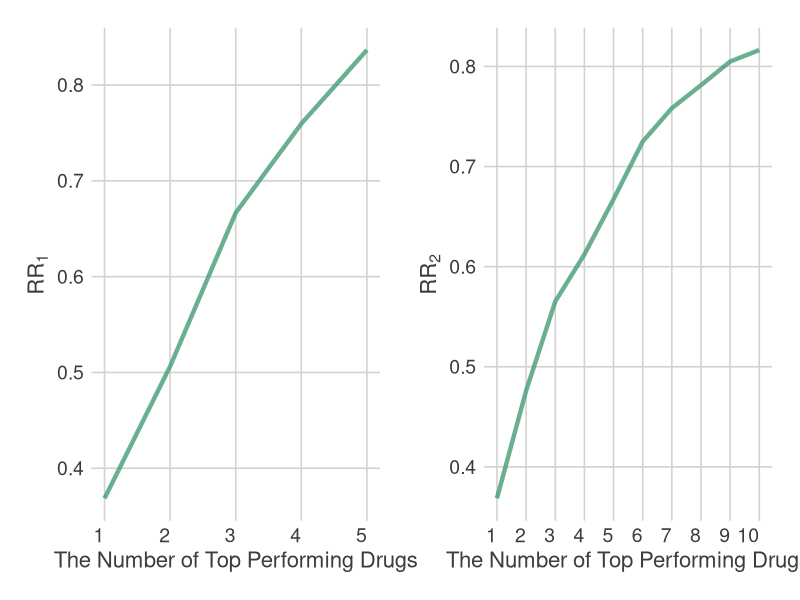
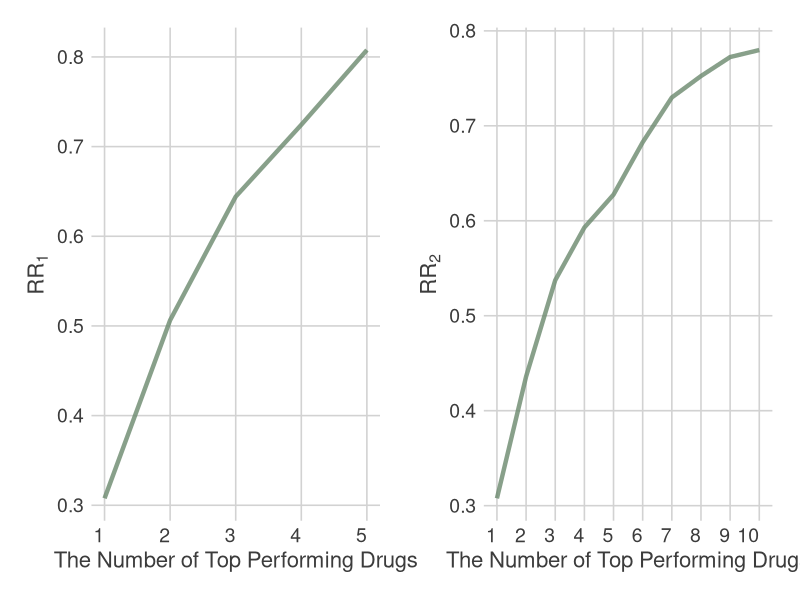
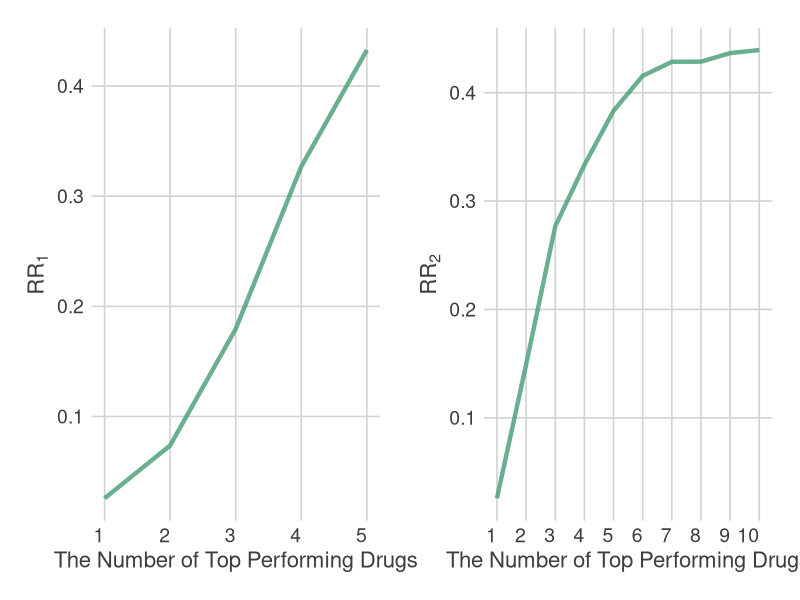

R code for these plots, in order:
setwd("./Plots/RR_plots")
library(tidyverse)
library(ggthemes)
library(patchwork)
# Read in Data
SR_df_new <- read.csv("SRMF_RRplots_new.csv")
SR_df_new <- SR_df_new[,-1]

AD_df_new <- read.csv("ADRML_RRplots_new.csv")
AD_df_new <- AD_df_new[,-1]

pdsp_df_new <- read.csv("PathDSP_RRplots_new_shuffled.csv")
pdsp_df_new <- pdsp_df_new[,-1]

Hi_df_new <- read.csv("HiDRA_RRplots_new_shuffled.csv")
Hi_df_new <- Hi_df_new[,-1]

PM_df_new <- read.csv("PM_RRplots_new_shuffled.csv")
PM_df_new <- PM_df_new[,-1]

plot_df_new <- rbind(SR_df_new,AD_df_new,pdsp_df_new,Hi_df_new, PM_df_new)
# data processing code
df_process_onlyWD <- function(df,split_set) {
  plot_df_processed <- df %>%
    separate(model, into = c("model_name", "cond", "split"), sep = "_") %>%
    # Filter for 'split' == 'md', 'cond' != 'nd', and 'm' == 10
    filter(split == split_set) %>%
    rename(Setting = cond) %>%
    mutate(model_name = recode(model_name,
                               'AD' = 'ADRML',
                               'Hi' = 'HiDRA',
                               'pdsp' = 'PathDSP',
                               'PM' = 'PaccMann',
                               'SR' = 'SRMF'),
           Setting = recode(Setting,
                            'pbfp' = 'PubChem Fingerprints',
                            '256b' = '256-bit Morgan Fingerprints',
                            '512b' = '512-bit Morgan Fingerprints',
                            '1024b' = '1024-bit Morgan Fingerprints',
                            's' = 'SMILES')
    ) %>% 
    mutate(model_setting = paste(model_name, Setting, sep = " "))

  return(plot_df_processed)
}

### create the only WD for the best method in each split
# mask-pairs
p_1 <- df_process_onlyWD(plot_df_new, "mp") %>% 
  filter(k <= 5, model_setting == 'HiDRA PubChem Fingerprints') %>%
  ggplot(aes(x = k, y = RR1)) + 
  geom_line(size = 1.5, alpha=0.8, color = "#449B75") +
  labs(x = "The Number of Top Performing Drugs", y = expression(RR[1])) + 
  scale_x_continuous(breaks = 1:10) +  # Set x-axis breaks
  theme_fivethirtyeight() + 
  theme(axis.title = element_text(), legend.position = "none") + 
  scale_color_brewer(palette = "Set1") + 
  theme(
    axis.text.x = element_text(hjust = 1, size = 14),  # Adjust size of x-axis text
    axis.text.y = element_text(size = 14),             # Adjust size of y-axis text
    axis.title.x = element_text(size = 16),            # Adjust size of x-axis label
    axis.title.y = element_text(size = 16),            # Adjust size of y-axis label
    plot.title = element_text(size = 18, hjust = 0.5), # Adjust size of title and center it
    legend.title = element_text(size = 16),            # Adjust size of legend title
    legend.text = element_text(size = 14)              # Adjust size of legend text
  )

p_2 <- df_process_onlyWD(plot_df_new, "mp") %>% 
  filter(model_setting == 'HiDRA PubChem Fingerprints') %>%
  ggplot(aes(x = k, y = RR2)) + 
  geom_line(size = 1.5, alpha=0.8, color = "#449B75") +
  labs(x = "The Number of Top Performing Drugs", y = expression(RR[2])) + 
  scale_x_continuous(breaks = 1:10) +  # Set x-axis breaks
  theme_fivethirtyeight() + 
  theme(axis.title = element_text(), legend.position = "none") + 
  scale_color_brewer(palette = "Set1") + 
  theme(
    axis.text.x = element_text(hjust = 1, size = 14),  # Adjust size of x-axis text
    axis.text.y = element_text(size = 14),             # Adjust size of y-axis text
    axis.title.x = element_text(size = 16),            # Adjust size of x-axis label
    axis.title.y = element_text(size = 16),            # Adjust size of y-axis label
    plot.title = element_text(size = 18, hjust = 0.5), # Adjust size of title and center it
    legend.title = element_text(size = 16),            # Adjust size of legend title
    legend.text = element_text(size = 14)              # Adjust size of legend text
  )

combined_plot_mp <- (p_1 + p_2 + plot_layout(guides = "collect")) &
  theme(legend.position = "bottom",
        plot.title = element_text(hjust = 0.5, size = 20),
        panel.background = element_rect(fill = "white"),
        plot.background = element_rect(fill = "white"),
        legend.background = element_rect(fill = "white"),
        legend.key = element_rect(fill = "white"))  # Adjust the size here
# mask-cells
p_1 <- df_process_onlyWD(plot_df_new, "mc") %>% 
  filter(k <= 5, model_setting == 'PaccMann SMILES') %>%
  ggplot(aes(x = k, y = RR1)) + 
  geom_line(size = 1.5, alpha=0.8, color = "#6B886D") +
  labs(x = "The Number of Top Performing Drugs", y = expression(RR[1])) + 
  scale_x_continuous(breaks = 1:10) +  # Set x-axis breaks
  theme_fivethirtyeight() + 
  theme(axis.title = element_text(), legend.position = "none") + 
  scale_color_brewer(palette = "Set1") + 
  theme(
    axis.text.x = element_text(hjust = 1, size = 14),  # Adjust size of x-axis text
    axis.text.y = element_text(size = 14),             # Adjust size of y-axis text
    axis.title.x = element_text(size = 16),            # Adjust size of x-axis label
    axis.title.y = element_text(size = 16),            # Adjust size of y-axis label
    plot.title = element_text(size = 18, hjust = 0.5), # Adjust size of title and center it
    legend.title = element_text(size = 16),            # Adjust size of legend title
    legend.text = element_text(size = 14)              # Adjust size of legend text
  )

p_2 <- df_process_onlyWD(plot_df_new, "mc") %>% 
  filter(model_setting == 'PaccMann SMILES') %>%
  ggplot(aes(x = k, y = RR2)) + 
  geom_line(size = 1.5, alpha=0.8, color = "#6B886D") +
  labs(x = "The Number of Top Performing Drugs", y = expression(RR[2])) + 
  scale_x_continuous(breaks = 1:10) +  # Set x-axis breaks
  theme_fivethirtyeight() + 
  theme(axis.title = element_text(), legend.position = "none") + 
  scale_color_brewer(palette = "Set1") + 
  theme(
    axis.text.x = element_text(hjust = 1, size = 14),  # Adjust size of x-axis text
    axis.text.y = element_text(size = 14),             # Adjust size of y-axis text
    axis.title.x = element_text(size = 16),            # Adjust size of x-axis label
    axis.title.y = element_text(size = 16),            # Adjust size of y-axis label
    plot.title = element_text(size = 18, hjust = 0.5), # Adjust size of title and center it
    legend.title = element_text(size = 16),            # Adjust size of legend title
    legend.text = element_text(size = 14)              # Adjust size of legend text
  )

combined_plot_mc <- (p_1 + p_2 + plot_layout(guides = "collect")) &
  theme(legend.position = "bottom",
        plot.title = element_text(hjust = 0.5, size = 20),
        panel.background = element_rect(fill = "white"),
        plot.background = element_rect(fill = "white"),
        legend.background = element_rect(fill = "white"),
        legend.key = element_rect(fill = "white"))  # Adjust the size here
# mask-drugs
p_1 <- df_process_onlyWD(plot_df_new, "md") %>% 
  filter(k <= 5, model_setting == 'HiDRA PubChem Fingerprints') %>%
  ggplot(aes(x = k, y = RR1)) + 
  geom_line(size = 1.5, alpha=0.8, color = "#449B75") +
  labs(x = "The Number of Top Performing Drugs", y = expression(RR[1])) + 
  scale_x_continuous(breaks = 1:10) +  # Set x-axis breaks
  theme_fivethirtyeight() + 
  theme(axis.title = element_text(), legend.position = "none") + 
  scale_color_brewer(palette = "Set1") + 
  theme(
    axis.text.x = element_text(hjust = 1, size = 14),  # Adjust size of x-axis text
    axis.text.y = element_text(size = 14),             # Adjust size of y-axis text
    axis.title.x = element_text(size = 16),            # Adjust size of x-axis label
    axis.title.y = element_text(size = 16),            # Adjust size of y-axis label
    plot.title = element_text(size = 18, hjust = 0.5), # Adjust size of title and center it
    legend.title = element_text(size = 16),            # Adjust size of legend title
    legend.text = element_text(size = 14)              # Adjust size of legend text
  )

p_2 <- df_process_onlyWD(plot_df_new, "md") %>% 
  filter(model_setting == 'HiDRA PubChem Fingerprints') %>%
  ggplot(aes(x = k, y = RR2)) + 
  geom_line(size = 1.5, alpha=0.8, color = "#449B75") +
  labs(x = "The Number of Top Performing Drugs", y = expression(RR[2])) + 
  scale_x_continuous(breaks = 1:10) +  # Set x-axis breaks
  theme_fivethirtyeight() + 
  theme(axis.title = element_text(), legend.position = "none") + 
  scale_color_brewer(palette = "Set1") + 
  theme(
    axis.text.x = element_text(hjust = 1, size = 14),  # Adjust size of x-axis text
    axis.text.y = element_text(size = 14),             # Adjust size of y-axis text
    axis.title.x = element_text(size = 16),            # Adjust size of x-axis label
    axis.title.y = element_text(size = 16),            # Adjust size of y-axis label
    plot.title = element_text(size = 18, hjust = 0.5), # Adjust size of title and center it
    legend.title = element_text(size = 16),            # Adjust size of legend title
    legend.text = element_text(size = 14)              # Adjust size of legend text
  )

combined_plot_md <- (p_1 + p_2 + plot_layout(guides = "collect")) &
  theme(legend.position = "bottom",
        plot.title = element_text(hjust = 0.5, size = 20),
        panel.background = element_rect(fill = "white"),
        plot.background = element_rect(fill = "white"),
        legend.background = element_rect(fill = "white"),
        legend.key = element_rect(fill = "white"))  # Adjust the size here

ggsave("combined_bestRRplot_mp.pdf", combined_plot_mp, width = 10, height = 5, dpi = 500)
ggsave("combined_bestRRplot_mc.pdf", combined_plot_mc, width = 10, height = 5, dpi = 500)
ggsave("combined_bestRRplot_md.pdf", combined_plot_md, width = 10, height = 5, dpi = 500)